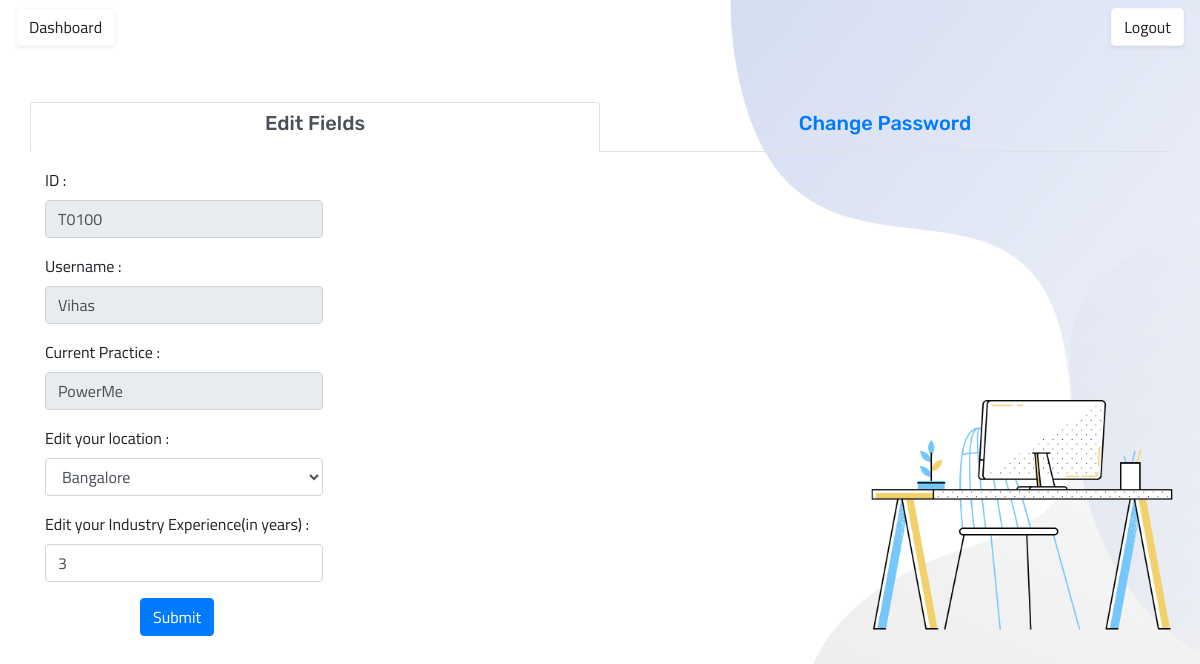
Screenshot of /edit_profile (signed in) with the database file from the repository.
### app/models.py (models this page shows, shortened)
class Users(UserMixin, db.Model):
    id = db.Column(db.String(24), primary_key=True)
    username = db.Column(db.String(64), index=True, unique=True)
    email = db.Column(db.String(120), index=True, unique=True)
    password_hash = db.Column(db.String(128))
    overall_exp = db.Column(db.Integer, index=True, nullable=True)
    location = db.Column(db.String(24), index=True)
    manager_id = db.Column(db.String(24))
    practice = db.Column(db.String(24), index=True)
    employees = db.relationship('Skills', backref='author', lazy='dynamic')
    admin = db.Column(db.Enum('N', 'Y'), index=True, server_default='N')

### app/routes.py (the view, shortened to what this page needs)
@app.route('/edit_profile', methods=['GET', 'POST'])
def edit_profile():
    user = Users.query.filter_by(id=current_user.id).first()
    loc = LookupTable.query.filter_by(field="location").all()
    return render_template('edit_profile.html', user=user, l=loc)

### app/models.py (called while the page is built)
@login.user_loader
def load_user(id):
    return Users.query.get(id)

### app/templates/edit_profile.html (shortened to what this page needs)
{% extends "base.html" %}
{% block content %}
<section id="tabs">
	<div class="container">
		<div class="row">
			<div class="col-xs-12 ">
				<nav>
					<div class="nav nav-tabs nav-fill" id="nav-tab" role="tablist">
						<a class="nav-item nav-link active" id="nav-home-tab" data-toggle="tab" href="#nav-home" role="tab" aria-controls="nav-home" aria-selected="true" style="width: 570px;"><h5 style="font-family: Rubik">Edit Fields</h5></a>
						<a class="nav-item nav-link" id="nav-profile-tab" data-toggle="tab" href="#nav-profile" role="tab" aria-controls="nav-profile" aria-selected="false" style="width: 570px;"><h5 style="font-family: Rubik">Change Password</h5></a>
					</div>
				</nav>
				<div class="tab-content py-3 px-3 px-sm-0" id="nav-tabContent">
					<div class="tab-pane fade show active" id="nav-home" role="tabpanel" aria-labelledby="nav-home-tab">
                        <div class="container-fluid">
                            <form action="" method="post" id="form">
                                <div class="form-group">
                                    <label for="id">ID : </label>
                                    <input type="text" class="form-control" name="id" id="id" value={{user.id}} style="width: 25%;" disabled>
                                </div>
                                <div class="form-group">
                                    <label for="username">Username : </label>
                                    <input type="text" class="form-control" name="username" id="username" value='{{user.username}}' style="width: 25%;" disabled>
                                </div>
                                <div class="form-group">
                                    <label for="username">Current Practice : </label>
                                    <input type="text" class="form-control" name="practice" id="practice" value='{{user.practice}}' style="width: 25%;" disabled>
                                </div>
                                <div class="form-group">
                                    <label for="username">Edit your location : </label>
                                        <select class='form-control' id="location" name="location" style="width: 25%">
                                                        <option value={{user.location}} selected>{{user.location}}</option>
                                        </select>
                                </div>
                                <div class="form-group">
                                    <label for="username">Edit your Industry Experience(in years) : </label>
                                    <input type="text" class="form-control" name="exp" id="exp" value={{user.overall_exp}} style="width: 25%;">
                                </div>
                            </form>
                            <button style="margin-left: 95px;" type="submit" class="btn btn-primary"   data-toggle="modal" data-target="#exampleModalTech" name="flag" >Submit</button>
                        </div>
					</div>
				</div>
			</div>
		</div>
	</div>
</section>
{% endblock %}

### app/templates/base.html (style rules this page uses)
body { background-size: cover; font-family: 'Cairo', sans-serif; }

### app/templates/edit_profile.html (style rules this page uses)
body { background-image: url("static/res/edit_pro.png"); font-family: 'Cairo', sans-serif; background-size: cover; background-repeat: no-repeat; }

### rows the page displays
Users: id "T0100", username "Vihas", practice "PowerMe", location "Bangalore", exp "3"
